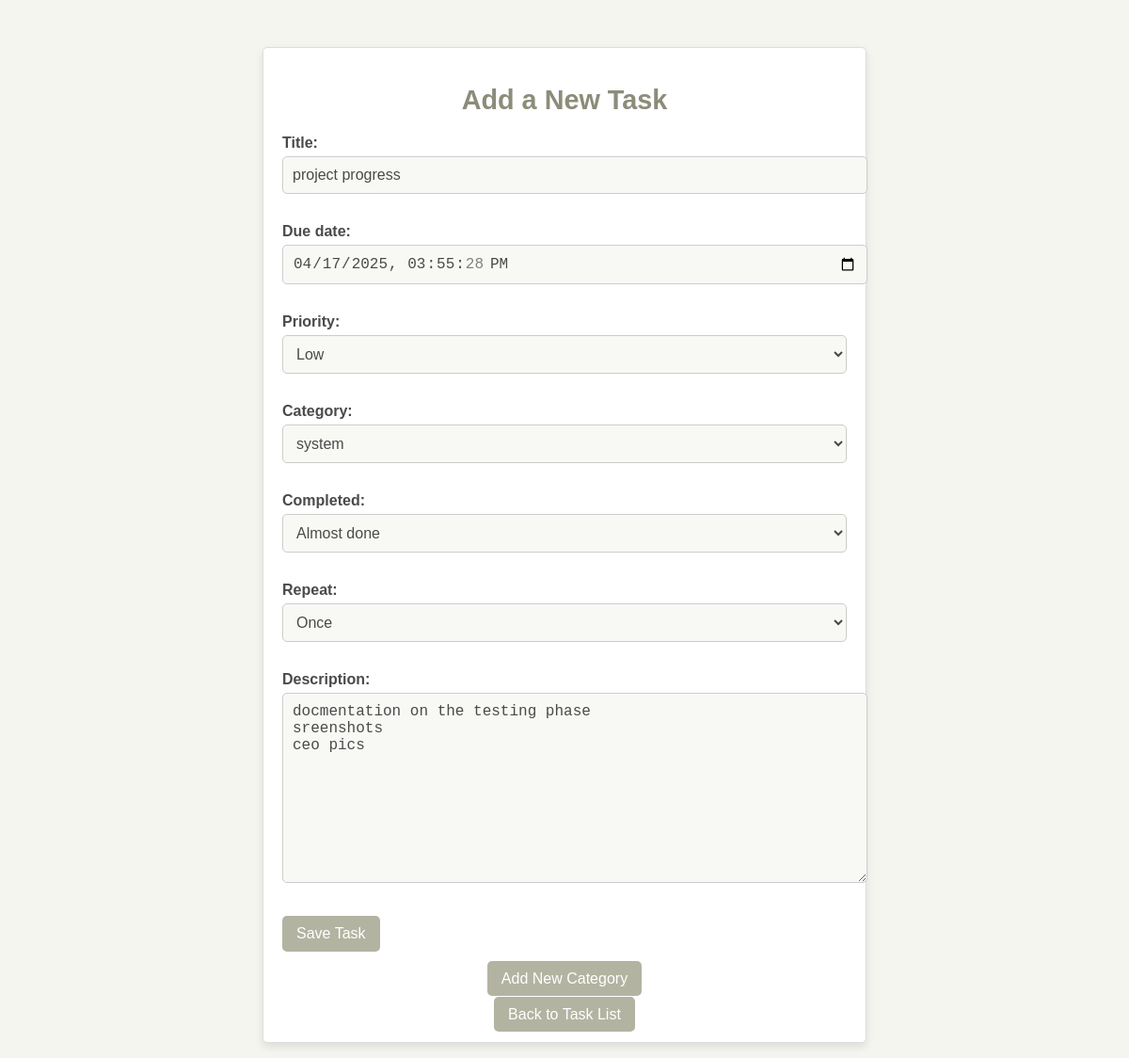
The page /tasks/edit/35/ (signed in) on the database its author committed.
### plearnApp/models.py (models this page shows, shortened)
class Task(models.Model):
    title = models.CharField(max_length=100)  # Task title
    description = models.TextField(max_length= 300, blank=True, null=True)  # Task description
    due_date = models.DateTimeField(default=default_due_date)#due in 24hrs if due date not added
    completed = models.CharField(max_length=4, choices=COMPLETION_CHOICES, default='0%')  # Completion status
    priority = models.CharField(max_length=50,choices= PRIORITY_CHOICES, default= 'Low')  # Priority level
    owner = models.ForeignKey(User, on_delete=models.CASCADE)  # Task owner
    task_id = models.AutoField(primary_key=True)  # Unique task ID
    category = models.ForeignKey(TaskCategory, on_delete=models.SET_NULL, null=True, blank=True)  # Category
    notified = models.BooleanField(default=False)  # task with sent notification
    repeat = models.CharField(max_length=10, choices=REPEAT_CHOICES, default='Once')

### plearnApp/views.py (the view)
# urls.py: path('tasks/edit/<int:task_id>/', views.edit_task, name='edit_task'),
@login_required
def edit_task(request, task_id):
    task = get_object_or_404(Task, task_id=task_id, owner=request.user)
    if request.method == "POST":
        form = TaskForm(request.POST, instance=task)
        if form.is_valid():
            form.save()
            return redirect('task_list')  # Redirect to the task list after saving
    else:
        form = TaskForm(instance=task)  # Pre-fill the form with the task's details
    return render(request, 'PlearnApp/addtask.html', {'form': form, 'task': task, 'is_edit': True})

### plearnApp/forms.py
class TaskForm(forms.ModelForm):
    class Meta:
        model = Task
        fields = ['title', 'due_date', 'priority','category', 'completed', 'repeat', 'description',]
        widgets = {
            'due_date': forms.DateTimeInput(attrs={'type': 'datetime-local', 'class': 'form-control'}),
            'title': forms.TextInput(attrs={'class': 'form-control'}),
            'description': forms.Textarea(attrs={'class': 'form-control'}),
            'priority': forms.Select(attrs={'class': 'form-control'}),
            'category': forms.Select(attrs={'class': 'form-control'}),
            'repeat': forms.Select(attrs={'class': 'form-control'}),
        }

### plearnApp/models.py (called while the page is built)
    def __str__(self):
        return self.Category

### plearnApp/templates/PlearnApp/addTask.html (shortened to what this page needs)
{% load static %}
<!DOCTYPE html>
<html lang="en">
<head>
    <link rel="stylesheet" href="{% static 'PlearnApp/addtask_styles.css' %}">
    <link rel="stylesheet" href="{% static 'PlearnApp/global_styles.css' %}">
</head>
<body>
    <div class="container">
        <header>
            <h1>Add a New Task</h1>
        </header>
        <main>
            <form method="POST" enctype="multipart/form-data" class="task-form">
                <div class="form-group">
                    {{ form.as_p }}
                </div>
                <button type="submit" class="btn btn-primary">Save Task</button>
            </form>
            <div class="navigation">
                <a href="{% url 'add_category' %}">Add New Category</a>
            </div>
            <div class="navigation">
                <a href="{% url 'task_list' %}" class="btn btn-secondary">Back to Task List</a>
            </div>
        </main>
    </div>
</body>
</html>

### plearnApp/static/PlearnApp/addtask_styles.css (style rules this page uses)
body { font-family: 'Arial', sans-serif; background-color: #f5f5f0; color: #4a4a4a; margin: 0; padding: 0; }
.container { max-width: 600px; margin: 50px auto; padding: 20px; background-color: #fff; border: 1px solid #ddd; border-radius: 5px; box-shadow: 0 4px 10px rgba(0, 0, 0, 0.1); }
header h1 { font-size: 1.8rem; color: #8c8c7a; text-align: center; margin-bottom: 20px; }
form label { font-weight: bold; margin-bottom: 5px; display: block; color: #4a4a4a; }
form input, form select, form textarea { width: 100%; padding: 10px; margin-bottom: 15px; border: 1px solid #ccc; border-radius: 5px; font-size: 1rem; background-color: #f8f8f5; color: #4a4a4a; }
form button { background-color: #b3b3a1; color: #fff; padding: 10px 15px; border: none; border-radius: 5px; cursor: pointer; font-size: 1rem; transition: background-color 0.3s ease; }
.navigation { text-align: center; margin-top: 20px; }
.navigation a { text-decoration: none; color: #fff; background-color: #b3b3a1; padding: 10px 15px; border-radius: 5px; font-size: 1rem; transition: background-color 0.3s ease; }

### plearnApp/static/PlearnApp/global_styles.css (style rules this page uses)
body { background-image: url('/static/PlearnApp/background.jpg'); background-size: cover; background-repeat: no-repeat; background-attachment: fixed; background-position: center; color: #fff; }

### rows shown on the page
Task: title "project progress", due_date "04/17/2025 15:55:28", priority "Low", category "system", completed "Almost done", repeat "Once", description "docmentation on the testing phase sreenshots ceo pics"
